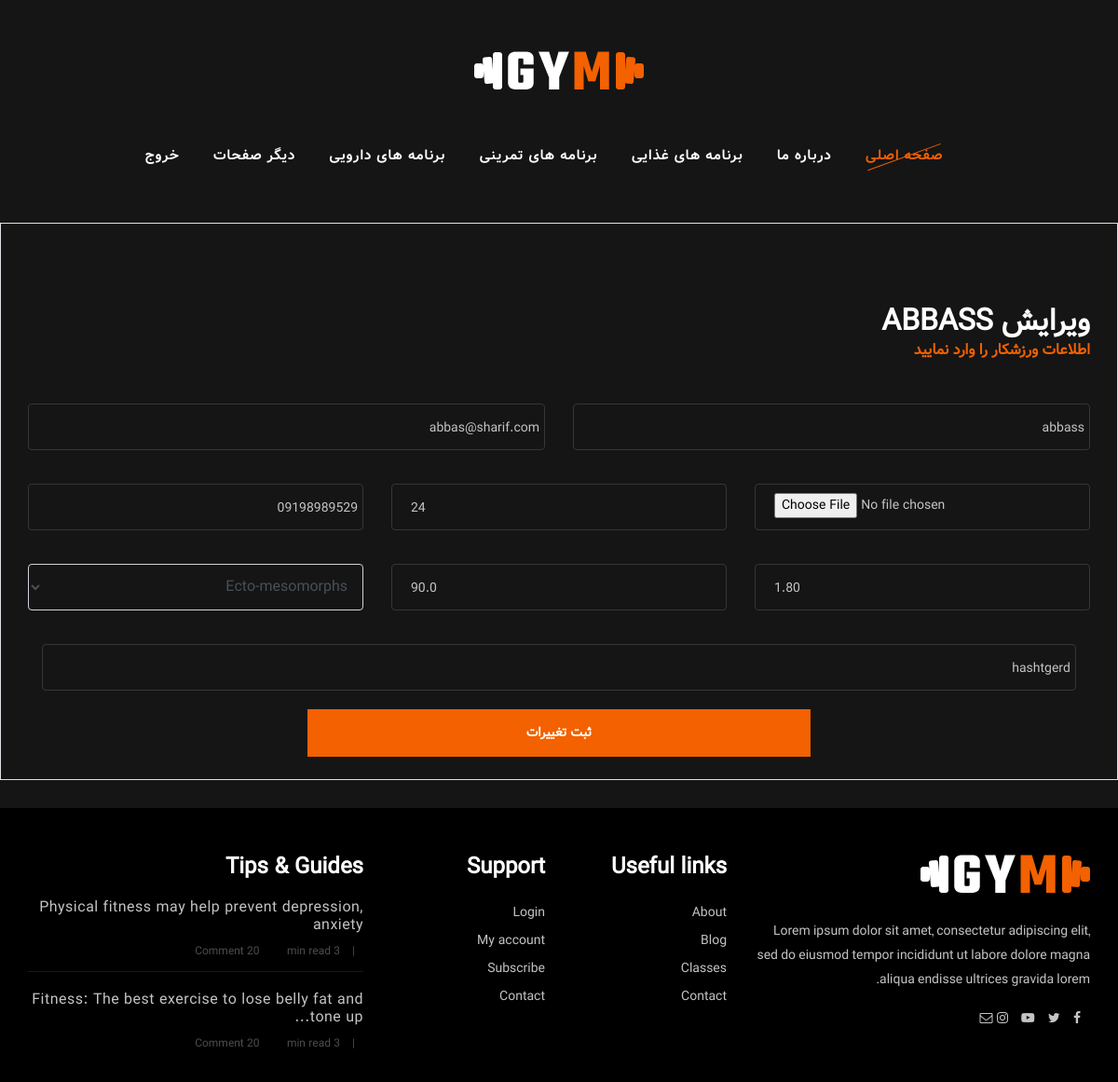
Before: /manage_athlete/1/EditAthlete/ (signed in) with the older database file.
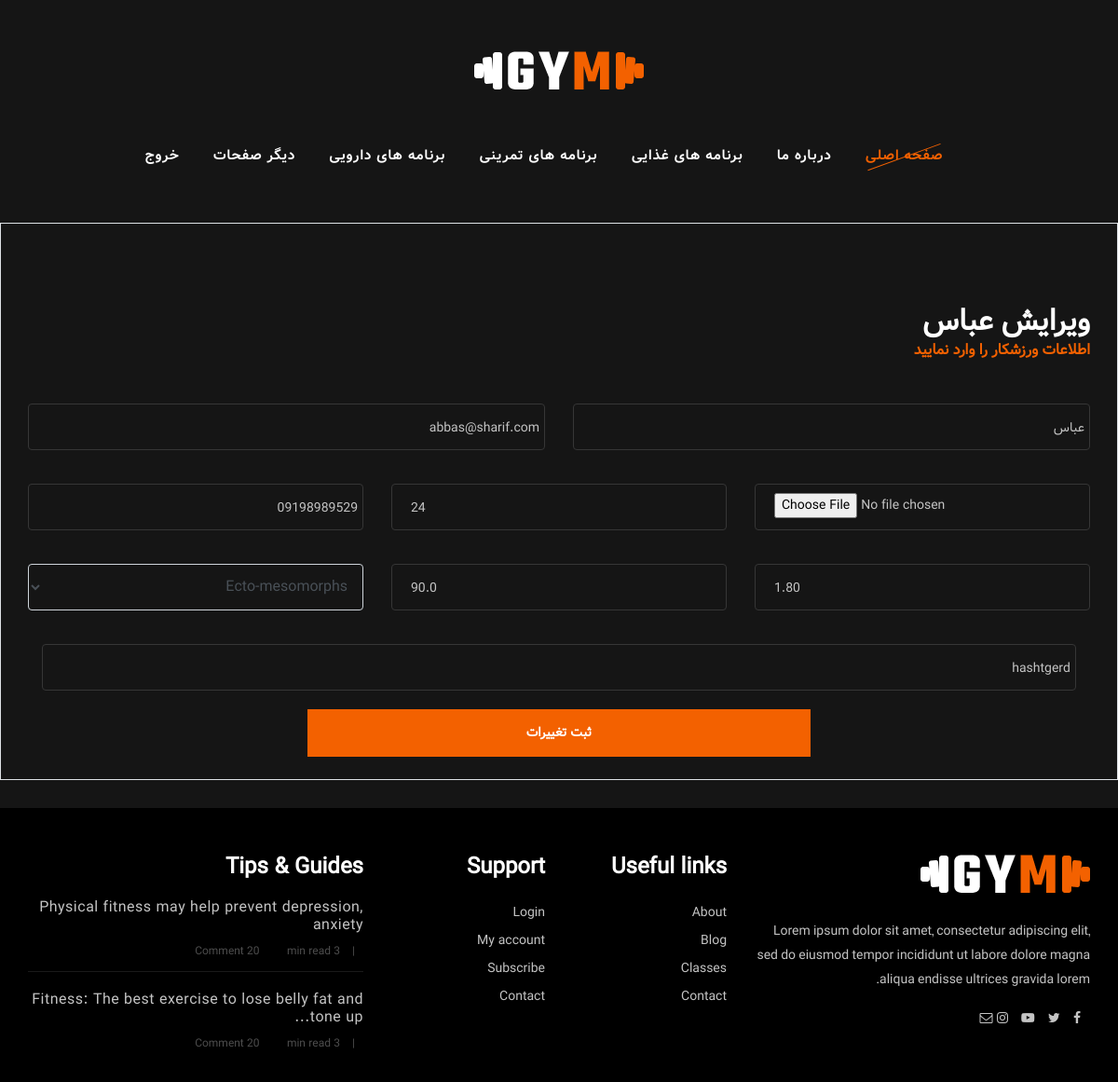
After: the same page with the newer database file.
### Users/models.py (models this page shows, shortened)
class Athlete(models.Model): # if login lazem shod az abstrctuser ers bebar
    BODY_TYPE = [
        ('Ectomorphs', 'Ectomorphs'),
        ('Mesomorphs', 'Mesomorphs'),
        ('Endomorphs', 'Endomorphs'),
        ('Ecto-mesomorphs', 'Ecto-mesomorphs'),
        ('Meso-endomorphs', 'Meso-endomorphs'),
        ('Ecto-Endomorphs', 'Ecto-Endomorphs'),
    ]
    username = models.CharField(max_length=255, unique=True)
    email = models.EmailField('email address', unique=True)
    user_image = models.ImageField(
        'Profile Image',  upload_to=None, default='DU.jpg')
    address = models.CharField('Address', max_length=100 , null=True, blank=True)
    age = models.IntegerField('Age',  null=True, blank=True)
    mobile_number = models.CharField(
        'Mobile Number', max_length=15, unique=True,  validators=[PHONE_NUMBER_REGEX])
    is_mobile_submitted = models.BooleanField(
        'is mobile submitted', default=False)
    height = models.DecimalField('Height', max_digits=3, decimal_places=2 , null=True , blank=True)
    weight = models.DecimalField('weight', max_digits=3, decimal_places=1 , null=True , blank=True)
    body_type = models.CharField('Body Type', max_length=50 , choices=BODY_TYPE , null=True , blank=True)

### Users/views.py (the view)
# urls.py: path('manage_athlete/<int:pk>/EditAthlete/' , EditAthlete.as_view() , name='EditAthlete'),
class EditAthlete(LoginRequiredMixin, UpdateView):
    model = Athlete
    success_url = '/manage_athlete/'
    template_name = 'Athlete/EditAthlete.html'
    form_class = CreateOrEditAthlete

### Users/forms.py
class CreateOrEditAthlete(forms.ModelForm):
    class Meta:
        model = Athlete
        exclude = ['last_login' , 'date_joined' , 'groups' , 'user_permissions']
        widgets = {
            'user_image' : forms.FileInput(),
        }
    def __init__(self,*args, **kwargs):
        super(CreateOrEditAthlete , self).__init__(*args, **kwargs)
        self.fields['user_image'].widget.attrs = {'id' : 'selectedFile'}

### Template/Athlete/EditAthlete.html (shortened to what this page needs)
{% extends 'Athlete/manage_athlete.html' %}
{% load widget_tweaks %}
{% load static %}
{% block EditAthlete %}
<div class="container spad">
    <div class="row pt-5 justify-content-center">
        <div class="col-lg-12">
            <div class="section-title chart-calculate-title text-right">
                <h2 style="color: #fff">ویرایش {{object.username}}</h2>
                <span>اطلاعات ورزشکار را وارد نمایید</span>
            </div>
            <div class="chart-calculate-form">
                    <form method="POST" enctype='multipart/form-data' id="athlete_input_form">
                            <div class="row">
                                <div class="form-group col-md-6 ">
                                    {% render_field form.username type="text" class="form-control choosebox" placeholder="نام کاربری"%}
                                </div>
                                <div class="form-group col-md-6 ">
                                    {% render_field form.email type="text" class="form-control choosebox" placeholder="آدرس ایمیل"%}
                                </div>
                            </div>
                            <div class="row">
                                <div class="form-group col-md-4 ">
                                    {% render_field form.user_image type="file" class="form-control choosebox"%}
                                </div>
                                <div class="form-group col-md-4 ">
                                    {% render_field form.age type="number" class="form-control choosebox" placeholder="سن"%}
                                </div>
                                <div class="form-group col-md-4 ">
                                    {% render_field form.mobile_number type="text" class="form-control choosebox" placeholder="شماره موبایل"%}
                                </div>
                            </div>
                            <div class="row">
                                <div class="form-group col-md-4 ">
                                    {% render_field form.height type="number" class="form-control choosebox" placeholder="قد"%}
                                </div>
                                <div class="form-group col-md-4 ">
                                    {% render_field form.weight type="number" class="form-control choosebox" placeholder="وزن"%}
                                </div>
                                <div class="form-group col-md-4 ">
                                    {% render_field form.body_type type="text" class="form-control choosebox" placeholder="تیپ بدنی"%}
                                </div>
                            </div>
                            <div class="form-group col-md-12 ">
                                    {% render_field form.address type="text" class="form-control choosebox" placeholder="آدرس"%}
                            </div>
                            <div class="d-flex justify-content-center mb-4">
                                <div class="col-md-6">
                                <button type="submit" >ثبت تغییرات</button>
                                </div>
                            </div>
                    </div>
            </div>
        </div>
    </div>
{% endblock EditAthlete %}

Changed rows visible on the page:
changed Athlete "abbas@sharif.com": username "ABBASS" → "عباس"; username "abbass" → "عباس"
